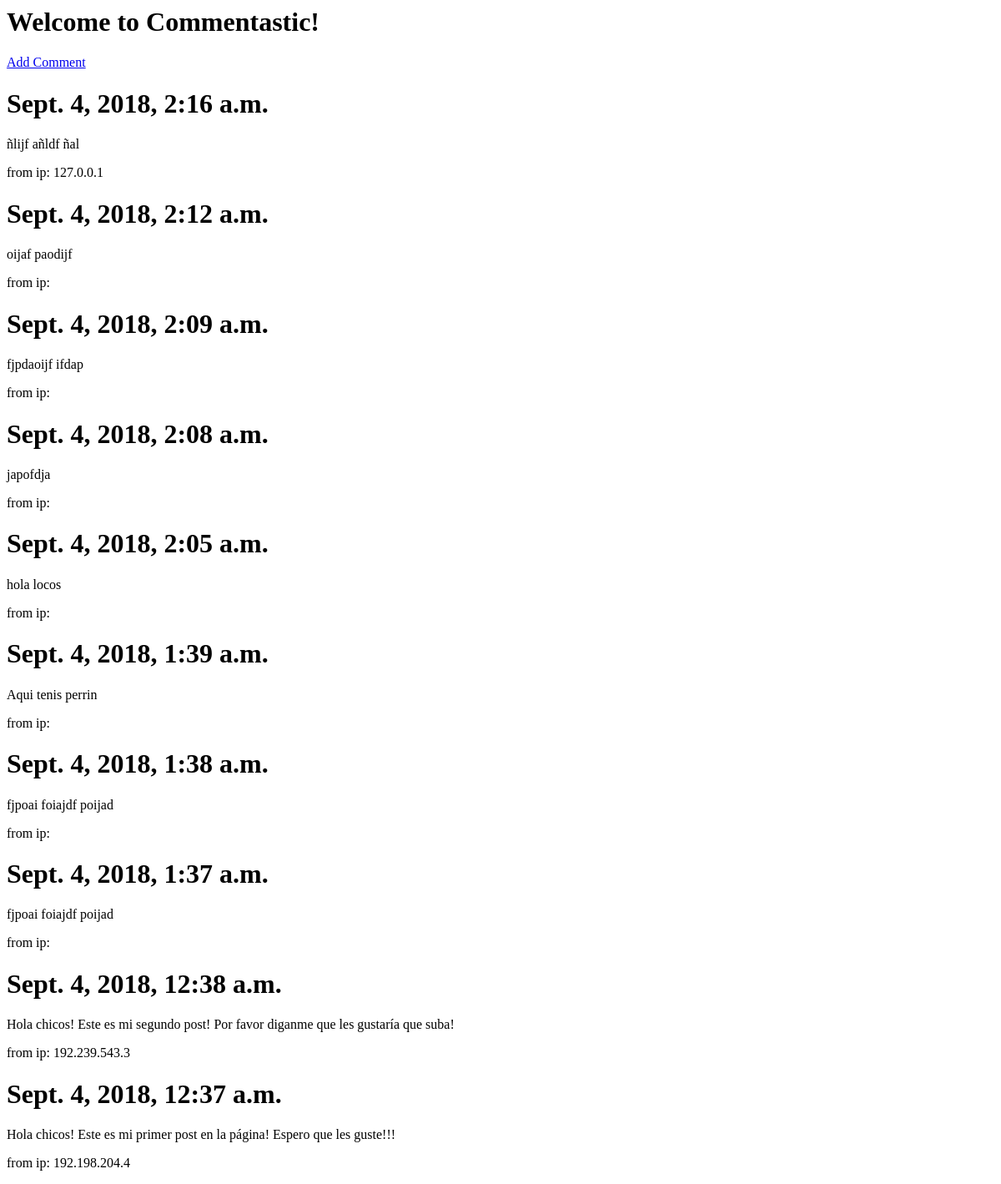
Before: / with the older database file.
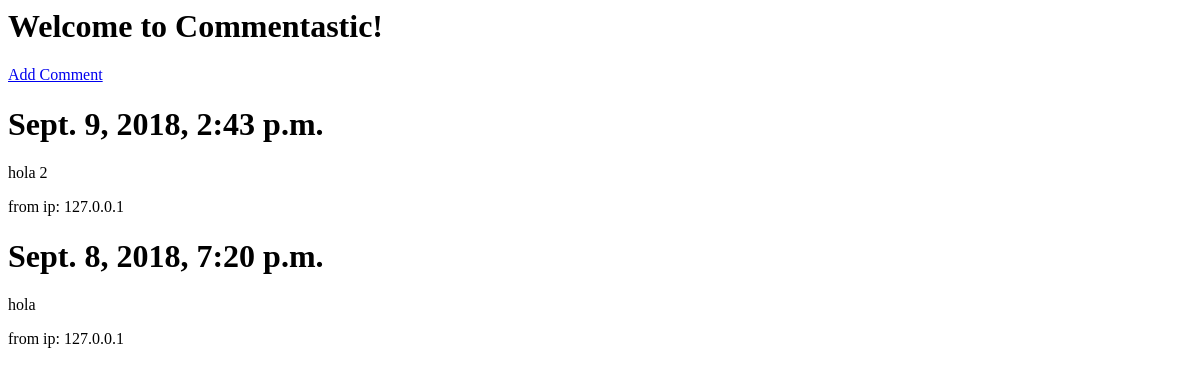
After: the same page with the newer database file.
### Comment/models.py (models this page shows, shortened)
class Comment(models.Model):
    body = models.TextField()
    author_ip = models.CharField(max_length=50)
    date = models.DateTimeField(auto_now_add=True)

### Comment/views.py (the view)
# urls.py: path('', views.list_comments, name="list_comments"),
def list_comments(request):
    comments = Comment.objects.all().order_by("date").reverse()
    return render(request, 'Comment/comment_list.html', { 'comments': comments })

### Comment/templates/Comment/comment_list.html
{% extends 'base_page.html' %}
{% block content %}
    <h1>Welcome to Commentastic!</h1>
    <a href="./new">Add Comment</a>
    {% for comment in comments %}
        <div class="comment">
            <h1>{{ comment.date }}</h1>
            <p>{{ comment.body }}</p>
            <p>from ip: {{ comment.author_ip }}</p>
        </div>
    {% endfor %}
{% endblock %}

### Templates/base_page.html (shortened to what this page needs)
<!DOCTYPE>
<html>
    <head>
    </head>
    <body>
        {% block content %}
        {% endblock %}
    </body>
</html>

Changed rows visible on the page:
removed Comment: date "Sept. 4, 2018, 2:16 a.m.", body "ñlijf añldf ñal", author_ip "127.0.0.1"
removed Comment: date "Sept. 4, 2018, 2:12 a.m.", body "oijaf paodijf"
removed Comment: date "Sept. 4, 2018, 2:09 a.m.", body "fjpdaoijf ifdap"
removed Comment: date "Sept. 4, 2018, 2:08 a.m.", body "japofdja"
removed Comment: date "Sept. 4, 2018, 2:05 a.m.", body "hola locos"
removed Comment: date "Sept. 4, 2018, 1:39 a.m.", body "Aqui tenis perrin"
removed Comment: date "Sept. 4, 2018, 1:38 a.m.", body "fjpoai foiajdf poijad"
removed Comment: date "Sept. 4, 2018, 1:37 a.m.", body "fjpoai foiajdf poijad"
removed Comment: date "Sept. 4, 2018, 12:38 a.m.", body "Hola chicos! Este es mi segundo post! Por favor diganme que les gustaría que suba!", author_ip "192.239.543.3"
removed Comment: date "Sept. 4, 2018, 12:37 a.m.", body "Hola chicos! Este es mi primer post en la página! Espero que les guste!!!", author_ip "192.198.204.4"
added Comment: date "Sept. 9, 2018, 2:43 p.m.", body "hola 2", author_ip "127.0.0.1"
added Comment: date "Sept. 8, 2018, 7:20 p.m.", body "hola", author_ip "127.0.0.1"
